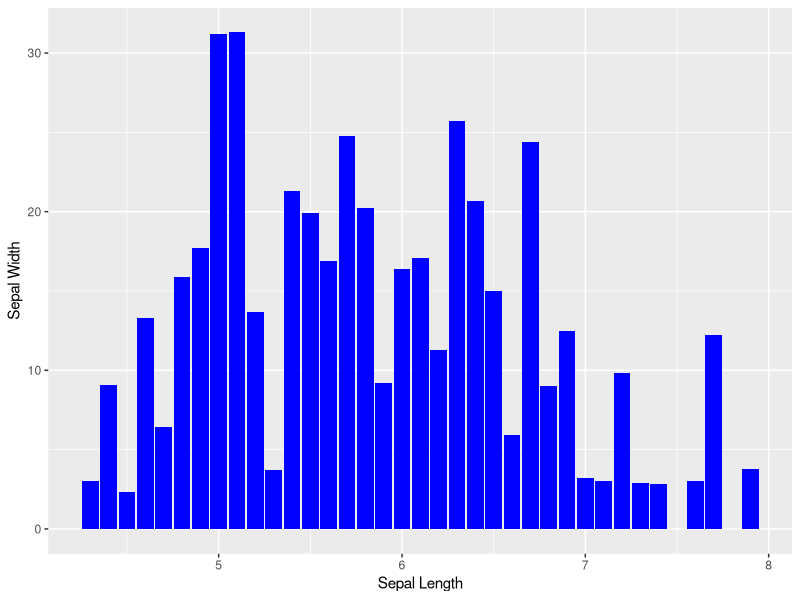
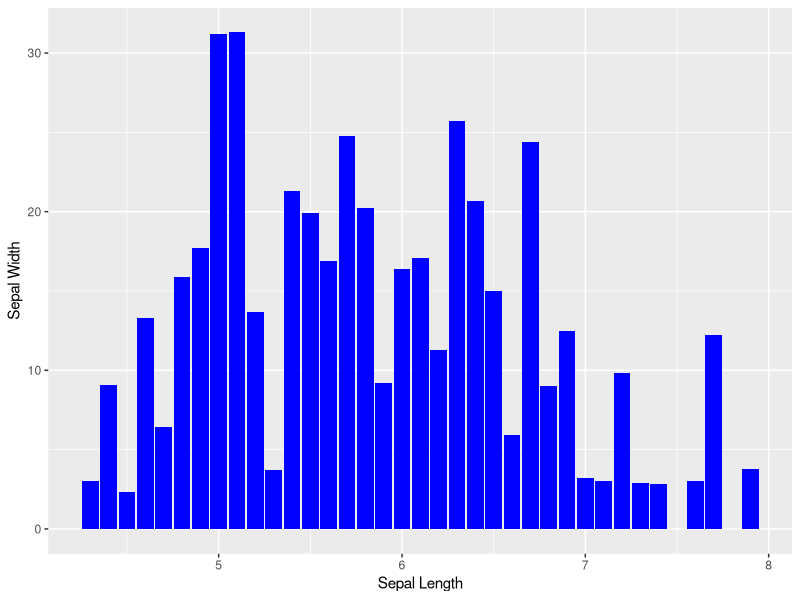

Reproduce these figures in R, in order.
## ---- chunk 1
knitr::opts_chunk$set(echo = TRUE)
library(tidyverse)

## ---- chunk 2
ggplot(iris, aes(x=Sepal.Length, y=Sepal.Width)) +
  geom_bar(stat = "identity", fill= "blue") + 
  labs(x= "Sepal Length", y="Sepal Width")-> Sepal_plot
Sepal_plot

ggsave("practice_plot.png", Sepal_plot)
